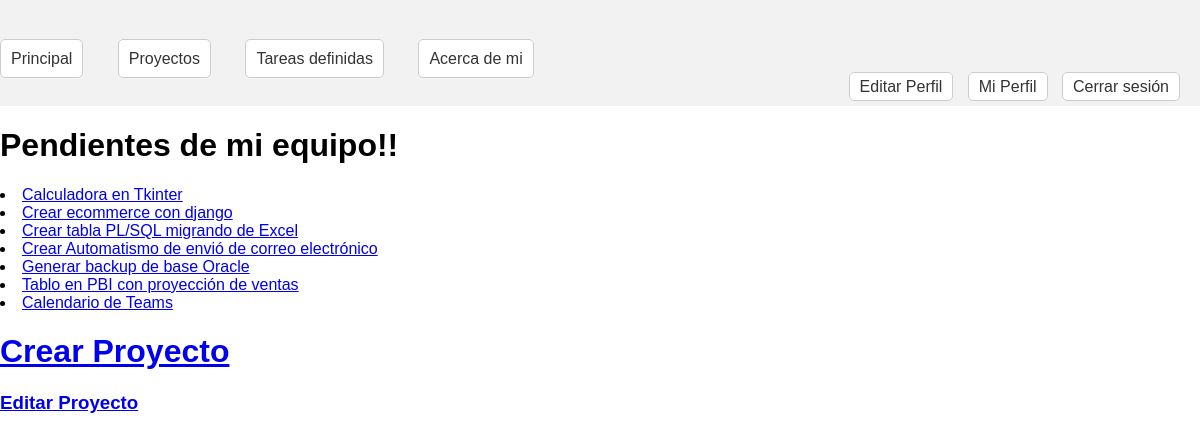
The page /proyecto/ (signed in) on the database its author committed.
### app1/models.py (models this page shows, shortened)
class Proyectos(models.Model):
    nombre=models.CharField(max_length=100)
    fechacreacion=models.DateField()

### app1/views.py (the view)
# urls.py: path('proyecto/',mis_proyectos,name='proyecto'),
@login_required
def mis_proyectos(requets):
    milista=Proyectos.objects.all()
    milista2=Proyectos.objects.values('id','nombre')
    return render (requets,"proyecto.html",{'milista2':milista2})

### app1/templates/proyecto.html
{% extends 'herencia.html' %}
{% block dinamico %}
<h1>Pendientes de mi equipo!!</h1>
{% for i in milista2 %}
<table>
    <li>
        <a href="{% url 'proyecto_tarea' i.id %}" >{{i.nombre}}</a><br>
    </li>
</table>
{% endfor %}
<h1>
    <a href="{% url 'nuevoproyecto' %}"> Crear Proyecto</a>
</h1>
<h3>
    <a href="{% url 'editarproyecto' %}"> Editar Proyecto</a>
</h3>
{% endblock %}

### app1/templates/herencia.html (style rules this page uses)
body { margin: 10px; padding: 0; font-family: Arial, sans-serif; }
body { margin: 0; padding: 0; font-family: Arial, sans-serif; }

### rows shown on the page
Proyectos: nombre "Calculadora en Tkinter"
Proyectos: nombre "Crear ecommerce con django"
Proyectos: nombre "Crear tabla PL/SQL migrando de Excel"
Proyectos: nombre "Crear Automatismo de envió de correo electrónico"
Proyectos: nombre "Generar backup de base Oracle"
Proyectos: nombre "Tablo en PBI con proyección de ventas"
Proyectos: nombre "Calendario de Teams"
